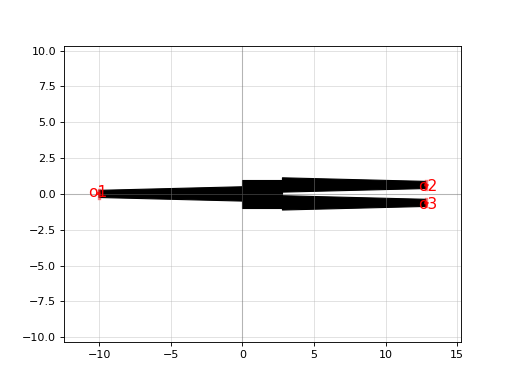

Write the Python code that produced this figure.
import gdsfactory as gf
c = gf.components.mmi1x2(width_mmi=2, length_mmi=2.8)
c.plot()
